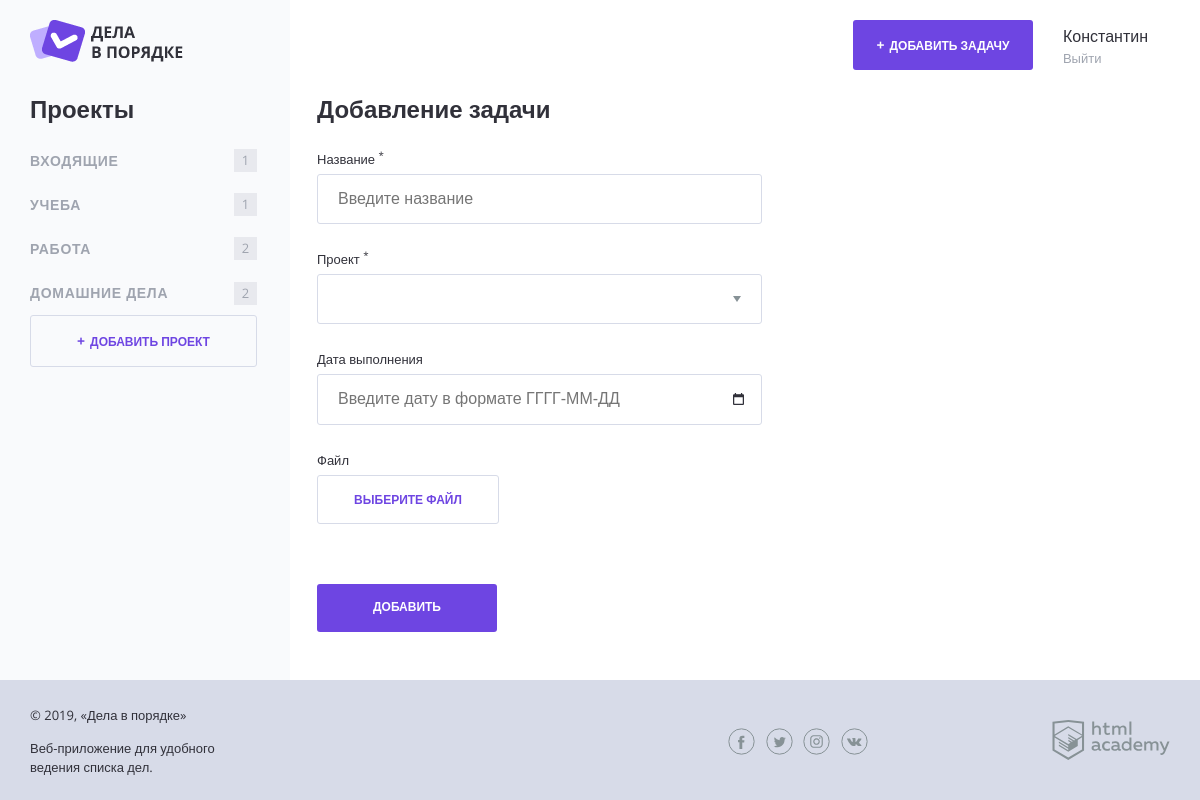
The app's page /src/add.php (signed in) with its own data.
### tables this page shows
CREATE TABLE IF NOT EXISTS `projects` (
  `id` INT UNSIGNED NOT NULL AUTO_INCREMENT,
  `title` VARCHAR(45) NOT NULL,
  `user_id` INT UNSIGNED NOT NULL,
  PRIMARY KEY (`id`),
  UNIQUE INDEX `project_id_UNIQUE` (`id` ASC),
  INDEX `users_id_idx` (`user_id` ASC),
  CONSTRAINT `users_id`
    FOREIGN KEY (`user_id`)
    REFERENCES `users` (`id`)
    ON DELETE NO ACTION
    ON UPDATE NO ACTION);

### src/functions.php (called while the page is built, shortened)
<?php
function getUserProjectsWithTasksQuantities (mysqli $con, int $userId): ?array
{
    $sqlProjectsQuery = 'SELECT COUNT(t.id) as count, p.title, p.id
                           FROM projects as p
                           JOIN tasks as t ON p.id = t.project_id
                          WHERE p.user_id = ?
                       GROUP BY p.id';
    $stmt = mysqli_prepare($con, $sqlProjectsQuery);
    if (!mysqli_stmt_bind_param($stmt, 'i', $userId)) {
        exit('Ошибка mysqli_bind getUserProjects');
    }
    if (!mysqli_stmt_execute($stmt)) {
        exit('Ошибка mysqli_execute getUserProjects');
    }
    $res = mysqli_stmt_get_result($stmt);
    $projectsQueryResult = mysqli_fetch_all($res, MYSQLI_ASSOC);
    return $projectsQueryResult;
}
function include_template(string $name, array $data = []): string
{
    $root = $_SERVER['DOCUMENT_ROOT'];
    $name = $root.'/src/templates/' . $name;
    extract($data);
    require $name;
    $result = ob_get_clean();
    return $result;
}
function getProjectUrl(?int $projectId): string
{
    $params['projectId'] = $projectId;
    $query = http_build_query($params);
    $url = '/' . 'index.php' . '?' . $query;
    return $url;
}
function getPostVal(string $name): string
{
    return $_POST[$name] ?? '';
}

### src/templates/form-task.php (the view, shortened to what this page needs)
<div class="content">
    <section class="content__side">
        <h2 class="content__side-heading">Проекты</h2>
        <nav class="main-navigation">
        <ul class="main-navigation__list">
            <?php foreach ($projects as $project) : ?>
                <li class="main-navigation__list-item <?= ($project['id'] === $projectId) ? 'main-navigation__list-item--active' : '' ?>">
                    <a class="main-navigation__list-item-link" href="<?= getProjectUrl($project['id']) ?>"><?= htmlspecialchars($project['title']); ?></a>
                    <span class="main-navigation__list-item-count"><?= ($project['count']) ?></span>
                </li>
            <?php endforeach; ?>
        </ul>
        <a class="button button--transparent button--plus content__side-button" href="/src/add-project.php">Добавить проект</a>
    </section>
    <main class="content__main">
        <h2 class="content__main-heading">Добавление задачи</h2>
        <form class="form" action="add.php" method="post" autocomplete="off" enctype="multipart/form-data">
            <div class="form__row">
                <?php $classname = isset($errors['name']) ? "form__input--error" : ""; ?>
                <label class="form__label" for="name">Название <sup>*</sup></label>
                <input class="form__input <?=$classname;?>" type="text" name="name" id="name" value="<?=getPostVal('name'); ?>" placeholder="Введите название">
            </div>
            <div class="form__row">
                <?php $classname = isset($errors['project']) ? "form__input--error" : ""; ?>
                <label class="form__label" for="project">Проект <sup>*</sup></label>
                <select class="form__input form__input--select <?=$classname;?>" name="project" id="project">
                    <option value=""> </option>
                    <?php foreach ($projects as $project) : ?>
                        <option value="<?php echo $project['id'] ?>"><?php echo $project['title'] ?></option>
                    <?php endforeach; ?>
                </select>
            </div>
            <div class="form__row">
                <label class="form__label" for="date">Дата выполнения</label>
                <input class="form__input form__input--date" type="text" name="date" id="date" value="<?=getPostVal('date'); ?>" placeholder="Введите дату в формате ГГГГ-ММ-ДД">
            </div>
            <div class="form__row">
                <label class="form__label" for="file">Файл</label>
                <div class="form__input-file">
                    <label class="button button--transparent" for="task">
                        <span>Выберите файл</span>
                    </label>
                </div>
            </div>
            <div class="form__row form__row--controls">
                <input class="button" type="submit" name="submit" value="Добавить">
            </div>
        </form>
    </main>
</div>

### records on screen
projects: title "ВХОДЯЩИЕ", count "1"
projects: title "УЧЕБА", count "1"
projects: title "РАБОТА", count "2"
projects: title "ДОМАШНИЕ ДЕЛА", count "2"

### other values on screen
$_SESSION['userName'] "Константин"
